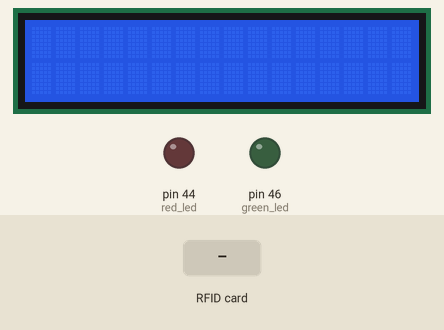
Simulated run of this sketch. Board: Arduino Mega 2560, built with avr-gcc and run on an emulated ATmega2560. Parts: 16×2 character LCD, output pins drawn as LEDs (lit = HIGH). Inputs (shaded band) come from the test bench. Pins used as bus, display or sensor lines are not drawn; what the sketch prints to the serial monitor is not drawn.

Above: at 1.3 s.
1.4 s: RFID card 41 EC 8C BB held to the reader
At 2.4 s:
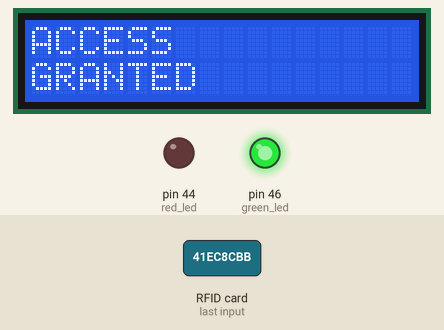
2.9 s: RFID card 89 C6 DB 2A held to the reader
At 5.8 s:
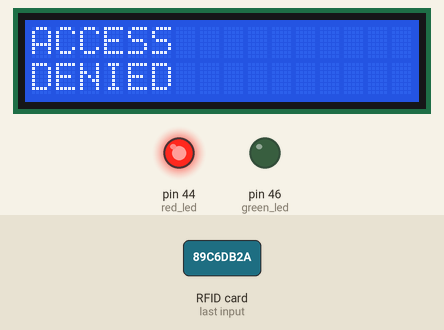
Timing chart, 0 to 11.0 s (numbered marks = the images above; inputs shaded):
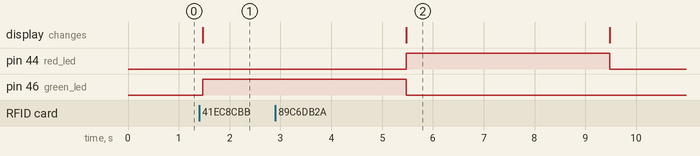

Measured:
- after the input at 1.4 s, pin 46 (green_led): LOW → HIGH after 0.07 s; the display: changes after 0.07 s (image 1)
- after the input at 2.9 s, pin 44 (red_led): LOW → HIGH after 2.6 s, → LOW 4.0 s later; the display: first differs from a run without the input after 2.6 s (image 2)

The sketch:

solution.ino
```cpp
// Amir Hajjari

#include <SPI.h>
#include <MFRC522.h>
#include <LiquidCrystal.h>

LiquidCrystal lcd(2,3,4,6,7,9);
//RS, E, D3-D7

const int green_led = 46;
const int red_led = 44;

#define RST_PIN   5     // Configurable, see typical pin layout above
#define SS_PIN    53   // Configurable, see typical pin layout above

MFRC522 mfrc522(SS_PIN, RST_PIN);   // Create MFRC522 instance

#define NEW_UID {0xDE, 0xAD, 0xBE, 0xEF}
MFRC522::MIFARE_Key key;

void setup() {

  lcd.begin(16,2);

  pinMode(red_led, OUTPUT);
  pinMode(green_led, OUTPUT);

  Serial.begin(9600);  // Initialize serial communications with the PC
  SPI.begin();         // Init SPI bus
  mfrc522.PCD_Init();  // Init MFRC522 card

  while (!Serial);

  for (byte i = 0; i < 6; i++)
  {
    key.keyByte[i] = 0xFF;
  }

}

void loop() {


  // Look for new cards, and select one if present
  if ( ! mfrc522.PICC_IsNewCardPresent() || ! mfrc522.PICC_ReadCardSerial() )
  {
    delay(50);
    return;
  }

  String UID="";

  Serial.print(F("Card UID:"));

  for (byte i = 0; i < mfrc522.uid.size; i++)
  {
    Serial.print(mfrc522.uid.uidByte[i] < 0x10 ? " 0" : " ");
    Serial.print(mfrc522.uid.uidByte[i], HEX);
    UID += String(mfrc522.uid.uidByte[i], HEX);
  }

  Serial.println();


  lcd.setCursor(0,0);
  lcd.print("ACCESS");
  lcd.setCursor(0,1);

  if (UID == "41ec8cbb")
  {
    Serial.println("Access Granted");
    lcd.print("GRANTED");
    digitalWrite(green_led, HIGH);

    delay(4000);
    lcd.clear();
    digitalWrite(green_led, LOW);
  }

  else if (UID == "89c6db2a")
  {
    Serial.println("Access Denied");
    lcd.print("DENIED");
    digitalWrite(red_led, HIGH);

    delay(4000);
    lcd.clear();
    digitalWrite(red_led, LOW);
  }

}
```
